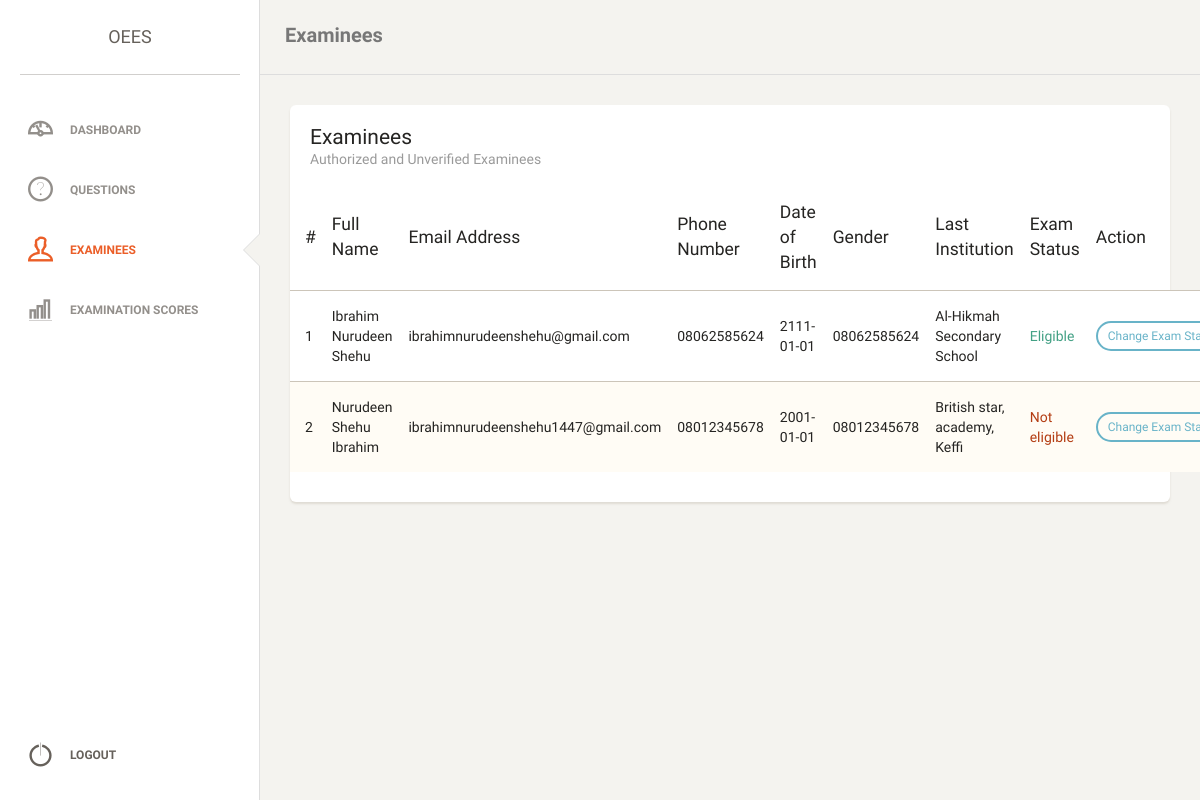
Page /admin/examinees.php (signed in) on the committed database.
### tables this page shows
CREATE TABLE `examinee` (
  `examinee_id` int(255) NOT NULL,
  `fullname` varchar(255) NOT NULL,
  `email` varchar(255) NOT NULL,
  `phone_number` varchar(255) NOT NULL,
  `dob` date NOT NULL,
  `gender` varchar(255) NOT NULL,
  `last_institution` varchar(255) NOT NULL,
  `password` varchar(255) NOT NULL,
  `can_take_exam` int(30) NOT NULL DEFAULT 0,
  `date_time` date NOT NULL DEFAULT current_timestamp()
);

### includes/classes/admin.php (called while the page is built, shortened)
<?php
class general
{
    public function __construct($connect)
    {
        $this->connect = $connect;
    }
}
class examinees extends general
{
    public function selectExaminees()
    {
        $sql = $this->connect->query("SELECT * FROM `examinee`");
        return $sql;
    }
}

### admin/examinees.php (the view, shortened to what this page needs)
<?php
include_once "../includes/connect.php";
include_once "../includes/classes/admin.php";
$object = new examinees($connect);
$object->collectUserID();
?>
<!doctype html>
<html lang="en">
<head>
    <link href="assets/css/bootstrap.min.css" rel="stylesheet" />
    <link href="assets/css/animate.min.css" rel="stylesheet" />
    <link href="assets/css/paper-dashboard.css" rel="stylesheet" />
    <link href="assets/css/demo.css" rel="stylesheet" />
    <link href="http://maxcdn.bootstrapcdn.com/font-awesome/latest/css/font-awesome.min.css" rel="stylesheet">
    <link href="assets/css/themify-icons.css" rel="stylesheet">
</head>
<body>
    <div class="wrapper">
        <div class="sidebar" data-background-color="white" data-active-color="danger">
            <div class="sidebar-wrapper">
                <div class="logo">
                    <a href="./dashboard.php" class="simple-text">
                        OEES
                    </a>
                </div>
                <ul class="nav">
                    <li>
                        <a href="dashboard.php">
                            <i class="ti-dashboard"></i>
                            <p>Dashboard</p>
                        </a>
                    </li>
                    <li>
                        <a href="questions.php">
                            <i class="ti-help-alt"></i>
                            <p>Questions</p>
                        </a>
                    </li>
                    <li class="active">
                        <a href="examinees.php">
                            <i class="ti-user"></i>
                            <p>Examinees</p>
                        </a>
                    </li>
                    <li>
                        <a href="score.php">
                            <i class="ti-bar-chart"></i>
                            <p>Examination Scores</p>
                        </a>
                    </li>
                    <li class="active-pro">
                        <a href="logout.php">
                            <i class="ti-power-off"></i>
                            <p>Logout</p>
                        </a>
                    </li>
                </ul>
            </div>
        </div>
        <div class="main-panel">
            <nav class="navbar navbar-default">
                <div class="container-fluid">
                    <div class="navbar-header">
                        <a class="navbar-brand" href="#">Examinees</a>
                    </div>
                </div>
            </nav>
            <div class="content">
                <div class="container-fluid">
                    <div class="row">
                        <div class="col-md-12">
                            <div class="card">
                                <div class="header">
                                    <h4 class="title">Examinees</h4>
                                    <p class="category">Authorized and Unverified Examinees</p>
                                </div>
                                <div class="content table-responsive table-full-width">
                                    <table class="table table-striped">
                                        <thead>
                                            <th>#</th>
                                            <th>Full Name</th>
                                            <th>Email Address</th>
                                            <th>Phone Number</th>
                                            <th>Date of Birth</th>
                                            <th>Gender</th>
                                            <th>Last Institution</th>
                                            <th>Exam Status</th>
                                            <th>Action</th>
                                        </thead>
                                        <tbody>
                                            <?php
                                            $sql = $object->selectExaminees();
                                            $number = 1;
                                            while ($row = $sql->fetch_assoc()) {
                                                $examinee_id = $row["examinee_id"];
                                                $fullname = $row["fullname"];
                                                $email = $row["email"];
                                                $phone_number = $row["phone_number"];
                                                $dob = $row["dob"];
                                                $gender = $row["gender"];
                                                $last_institution = $row["last_institution"];
                                                $can_take_exam = $row["can_take_exam"];
                                                switch ($can_take_exam) {
                                                    case 1:
                                                        $can_take_exam = 'Eligible';
                                                        $text_color = "success";
                                                        break;
                                                    case 0:
                                                        $can_take_exam = 'Not eligible';
                                                        $text_color = 'danger';
                                                        break;
                                                }
                                                echo "
                                                    <tr>
                                                        <td>$number</td>
                                                        <td>$fullname</td>
                                                        <td>$email</td>
                                                        <td>$phone_number</td>
                                                        <td>$dob</td>
                                                        <td>$gender</td>
                                                        <td>$last_institution</td>
                                                        <td class='text-$text_color'>$can_take_exam</td>
                                                        <td>
                                                            <a href='process-eligiblity.php?change_exam_status=$can_take_exam&examinee_id=$examinee_id' class='btn btn-info btn-sm'>Change Exam Status</a>
                                                        </td>
                                                    </tr>
                                                ";
                                                $number++;
                                            }
                                            ?>
                                        </tbody>
                                    </table>
                                </div>
                            </div>
                        </div>
                    </div>
                </div>
            </div>
        </div>
    </div>
</body>
</html>

### examinee/assets/css/demo.css (style rules this page uses)
.sidebar .nav > li.active-pro { position: absolute; width: 100%; bottom: 10px; }
.sidebar .nav > li.active-pro a { background: rgba(255, 255, 255, 0.14); opacity: 1; color: #FFFFFF; }

### rows in the picture
examinee: fullname "Ibrahim Nurudeen Shehu", email "ibrahimnurudeenshehu@gmail.com", phone_number "08062585624", dob "2111-01-01", gender "08062585624", last_institution "Al-Hikmah Secondary School", can_take_exam "Eligible"
examinee: fullname "Nurudeen Shehu Ibrahim", email "ibrahimnurudeenshehu1447@gmail.com", phone_number "08012345678", dob "2001-01-01", gender "08012345678", last_institution "British star, academy, Keffi", can_take_exam "Not eligible"
